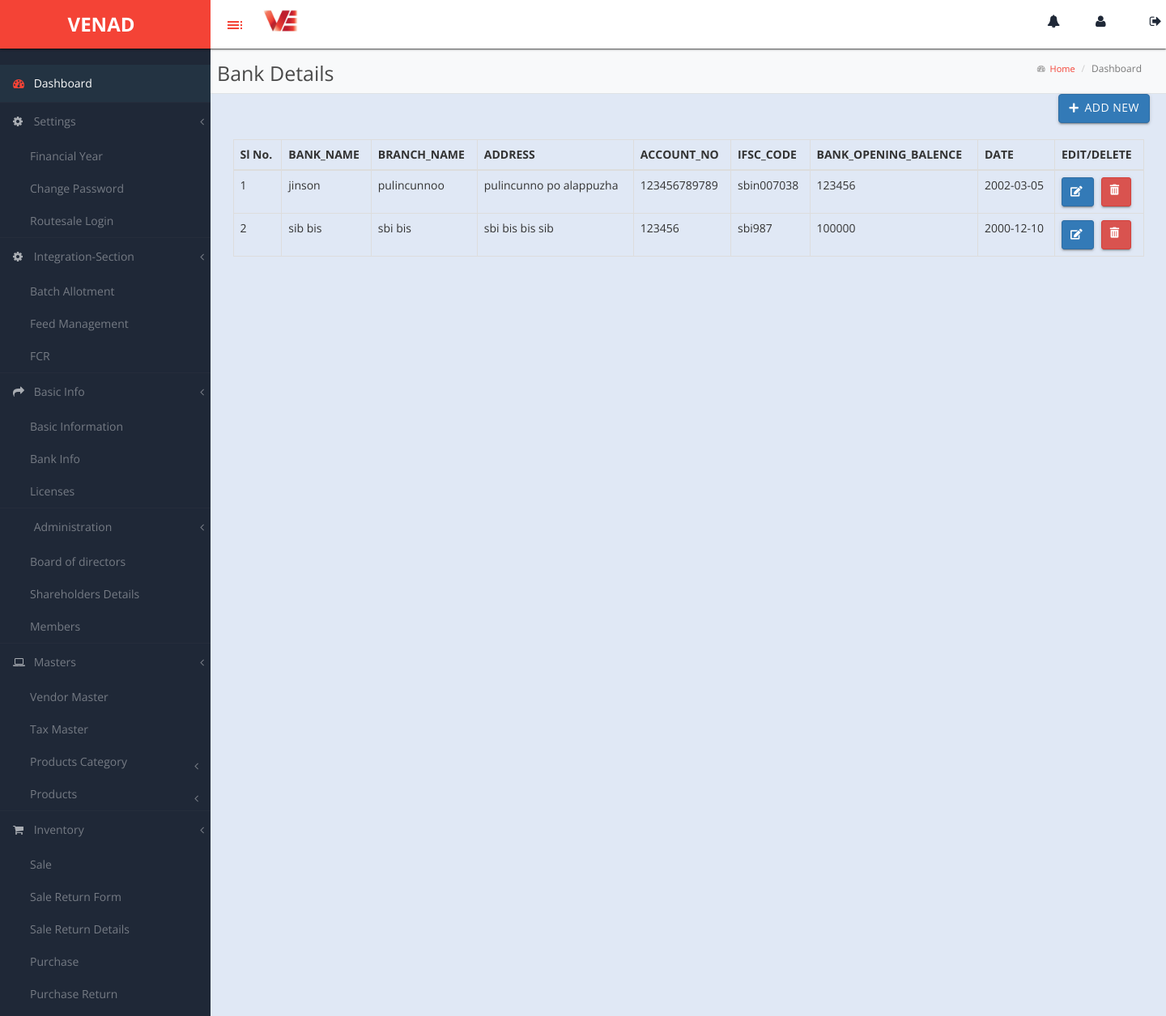
Screenshot of /bank/ with the database file from the repository.
### venadApp/models.py (models this page shows)
class Bank(models.Model):
    bank_name = models.CharField(max_length=50,null=True)
    bank_branch = models.CharField(max_length=50,null=True)
    bank_address = models.CharField(max_length=50,null=True)
    bank_account_no =models.CharField(max_length=50,null=True)
    bank_ifsccode =models.CharField(max_length=50,null=True)
    bank_balance = models.CharField(max_length=50,null=True)
    bank_date =models.CharField(max_length=10, null=True)

### venadApp/views.py (the view)
# urls.py: path('bank/',views.bank_page),
def bank_page(request):
    bank = Bank.objects.all()
    context = {
        'bank_det' : bank
    }
    return render (request,'bank.html',context)

### templates/bank.html (shortened to what this page needs)
<!DOCTYPE html>
{% load static %}
{% include 'base.html' %}
<head>
    <link rel="stylesheet" href="https://cdn.datatables.net/1.11.5/css/jquery.dataTables.min.css">
    <link rel="stylesheet" href="https://cdnjs.cloudflare.com/ajax/libs/font-awesome/5.15.4/css/all.min.css">
</head>
<body>
{% include 'base.html' %}
<div id="page-wrapper">
    <div class="header">
        <div class="navbar2">
            <p class="financial-year">Bank Details</p>
            <ol class="breadcrumb">
                <li><i style="font-size: 10px; padding-top: 5px;" class="fa fa-tachometer"></i><a href="#"> &nbsp;&nbsp;Home</a></li>
                <li class="active">Dashboard</li>
            </ol>
        </div>
    </div>
    <div class="container mt-5 position-relative">
        <div class="add-button-container">
            <a href="/bankadd/" class="btn btn-primary btn-icon">
                <i class="fas fa-plus"></i> Add new
            </a>
        </div>
        <div class="row">
            <div class="col-md-12">
                <div class="table-responsive">
                    <table class="table table-bordered" id="financialYearTable">
                        <thead>
                            <tr>
                                <th>Sl No.</th>
                                <th>BANK_NAME</th>
                                <th>BRANCH_NAME</th>
                                <th>ADDRESS</th>
                                <th>ACCOUNT_NO</th>
                                <th>IFSC_CODE</th>
                                <th>BANK_OPENING_BALENCE</th>
                                <th>DATE</th>
                                <th>EDIT/DELETE</th>
                            </tr>
                        </thead>
                        <tbody>
                            {% for details in bank_det %}
                            <tr>
                                <td>{{ forloop.counter }}</td>
                                <td>{{details.bank_name }} {% if bank.is_active %}<span class="text-success">(Active Year)</span>{% endif %}</td>
                                <td>{{ details.bank_branch }}</td>
                                <td>{{ details.bank_address }}</td>
                                <td>{{details.bank_account_no}}</td>
                                <td>{{details.bank_ifsccode }}</td>
                                <td>{{ details.bank_balance }}</td>
                                <td>{{ details.bank_date}}</td>
                                <td>
                                    <form method="post">{% csrf_token %}
                                        <button formaction="/editbank/" class="btn btn-sm btn-primary btn-icon custom-edit-button">
                                            <i class="fas fa-edit"></i>
                                        </button>
                                        <a href="/delbank1/{{ details.id }}" class="btn btn-sm btn-danger btn-icon custom-delete-button" onclick="return confirm('Do you want to delete this entry?');">
                                            <i class="fas fa-trash-alt"></i>
                                        </a>
                                    </form>
                                </td>
                            </tr>
                            {% endfor %}
                        </tbody>
                    </table>
                </div>
            </div>
        </div>
    </div>
</div>
</body>
</html>

### static/css/custom-styles.css (style rules this page uses)
body { font-family: 'Open Sans', sans-serif; background: #1F2837; }
#page-wrapper { padding: 15px 15px; min-height: 600px; background: #ececec; }
p { font-size: 14px; line-height:25px; }
#page-wrapper { position: relative; top: 55px; -moz-box-shadow: 0 0 10px #757575; }
.breadcrumb { padding: 10px 10px 10px 20px;margin-bottom: 0;list-style: none;border-radius: 0;background: transparent;line-height: 20px;font-size: 11px;margin-left: 14px; }
#page-wrapper { background: #e0e8f5; }
@media (min-width:768px) { #page-wrapper { margin: 0 0 0 260px; padding: 0; min-height: 1200px; } }
.header .breadcrumb:before { font-size: 11px; margin-right: 0px; color: #717171; display: none; }
.header .breadcrumb li a { font-size: 11px; font-size: 11px; text-decoration: none; color: #717171; text-decoration: none; color: #f44336; }

### templates/base.html (style rules this page uses)
.navbar2 { display: flex; align-items: center; padding-left: 8px; }
.financial-year { font-size: 25px; padding-top: 10px; color: rgb(73, 73, 73); margin-right: 20px; }

### templates/bank.html (style rules this page uses)
.btn-icon { display: flex; align-items: center; font-size: 0.8em; padding: 0.2rem 0.4rem; }
.btn-icon i { margin-right: 3px; }
.navbar2 { display: flex; justify-content: space-between; align-items: center; background-color: #f8f9fa; padding: 10px 20px; border-bottom: 1px solid #dee2e6; }
.financial-year, .current-date { margin: 0; }
.breadcrumb { margin: 0; padding: 0; background: none; }
.breadcrumb li { display: inline; font-size: 12px; }
.breadcrumb li a { text-decoration: none; }
.add-button-container { display: flex; justify-content: flex-end; margin-bottom: 20px; }
.custom-edit-button { font-size: 0.8em; padding: 0.2rem 0.4rem; }
.custom-delete-button { font-size: 0.8em; padding: 0.2rem 0.4rem; margin-left: 5px; }
.custom-delete-button i { margin-right: 3px; }

### rows the page displays
Bank: bank_name "jinson", bank_branch "pulincunnoo", bank_address "pulincunno po alappuzha", bank_account_no "123456789789", bank_ifsccode "sbin007038", bank_balance "123456", bank_date "2002-03-05"
Bank: bank_name "sib bis", bank_branch "sbi bis", bank_address "sbi bis bis sib", bank_account_no "123456", bank_ifsccode "sbi987", bank_balance "100000", bank_date "2000-12-10"
